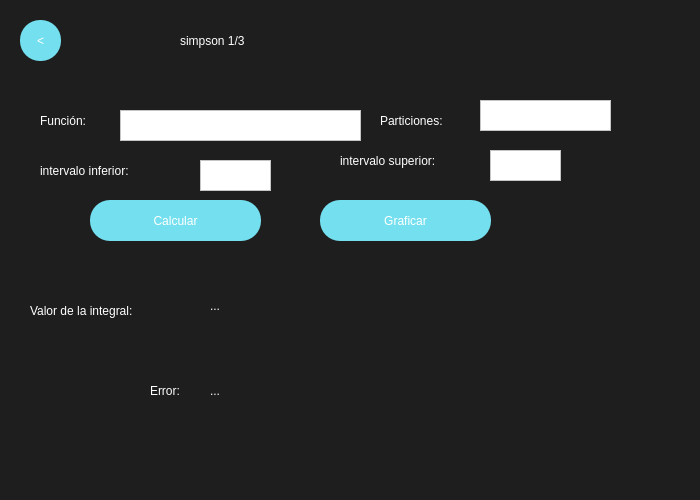
<?xml version="1.0" encoding="UTF-8"?>
<ui version="4.0">
 <class>MainWindow</class>
 <widget class="QMainWindow" name="MainWindow">
  <property name="geometry">
   <rect>
    <x>0</x>
    <y>0</y>
    <width>700</width>
    <height>500</height>
   </rect>
  </property>
  <property name="minimumSize">
   <size>
    <width>700</width>
    <height>500</height>
   </size>
  </property>
  <property name="maximumSize">
   <size>
    <width>1100</width>
    <height>500</height>
   </size>
  </property>
  <property name="windowTitle">
   <string>MainWindow</string>
  </property>
  <property name="styleSheet">
   <string notr="true">QWidget{
background-color:#1E1E1E;
}

QPushButton{
background-color:#74E0Ef;
color:white;
font: 30pt &quot;Impact&quot;;
border-radius:25px;
}

QPushButton:hover{
background-color:#7A63FF;
color:#74E0Ef;
font: 30pt &quot;Impact&quot;;
border-radius:30px;
}

</string>
  </property>
  <widget class="QWidget" name="centralwidget">
   <widget class="QLabel" name="label">
    <property name="geometry">
     <rect>
      <x>180</x>
      <y>10</y>
      <width>351</width>
      <height>61</height>
     </rect>
    </property>
    <property name="styleSheet">
     <string notr="true">color:white;
font: 50pt &quot;Impact&quot;;
</string>
    </property>
    <property name="text">
     <string>simpson 1/3</string>
    </property>
   </widget>
   <widget class="QPushButton" name="simp18BackButton">
    <property name="geometry">
     <rect>
      <x>20</x>
      <y>20</y>
      <width>41</width>
      <height>41</height>
     </rect>
    </property>
    <property name="styleSheet">
     <string notr="true">font: 20pt &quot;impact&quot;;
border-radius:20px;</string>
    </property>
    <property name="text">
     <string>&lt;</string>
    </property>
   </widget>
   <widget class="QPushButton" name="Simp13CalculateButton">
    <property name="geometry">
     <rect>
      <x>90</x>
      <y>200</y>
      <width>171</width>
      <height>41</height>
     </rect>
    </property>
    <property name="styleSheet">
     <string notr="true">font: 20pt &quot;impact&quot;;
border-radius:20px;</string>
    </property>
    <property name="text">
     <string>Calcular</string>
    </property>
   </widget>
   <widget class="QLabel" name="label_5">
    <property name="geometry">
     <rect>
      <x>30</x>
      <y>290</y>
      <width>171</width>
      <height>41</height>
     </rect>
    </property>
    <property name="styleSheet">
     <string notr="true">font:15pt&quot;Arial&quot;;
color:white;</string>
    </property>
    <property name="text">
     <string>Valor de la integral:</string>
    </property>
   </widget>
   <widget class="QLabel" name="label_2">
    <property name="geometry">
     <rect>
      <x>40</x>
      <y>110</y>
      <width>71</width>
      <height>21</height>
     </rect>
    </property>
    <property name="styleSheet">
     <string notr="true">color:white;
font:20px&quot;impact&quot;</string>
    </property>
    <property name="text">
     <string>Función:</string>
    </property>
   </widget>
   <widget class="QTextEdit" name="FuncionEntry">
    <property name="geometry">
     <rect>
      <x>120</x>
      <y>110</y>
      <width>241</width>
      <height>31</height>
     </rect>
    </property>
    <property name="styleSheet">
     <string notr="true">background-color: rgb(255, 255, 255);</string>
    </property>
   </widget>
   <widget class="QLabel" name="label_3">
    <property name="geometry">
     <rect>
      <x>40</x>
      <y>160</y>
      <width>151</width>
      <height>21</height>
     </rect>
    </property>
    <property name="styleSheet">
     <string notr="true">color:white;
font:20px&quot;impact&quot;</string>
    </property>
    <property name="text">
     <string>intervalo inferior:</string>
    </property>
   </widget>
   <widget class="QTextEdit" name="ExtIzqEntry">
    <property name="geometry">
     <rect>
      <x>200</x>
      <y>160</y>
      <width>71</width>
      <height>31</height>
     </rect>
    </property>
    <property name="styleSheet">
     <string notr="true">background-color: rgb(255, 255, 255);</string>
    </property>
   </widget>
   <widget class="QLabel" name="label_4">
    <property name="geometry">
     <rect>
      <x>340</x>
      <y>150</y>
      <width>151</width>
      <height>21</height>
     </rect>
    </property>
    <property name="styleSheet">
     <string notr="true">color:white;
font:20px&quot;impact&quot;</string>
    </property>
    <property name="text">
     <string>intervalo superior: </string>
    </property>
   </widget>
   <widget class="QTextEdit" name="ExtDerEntry">
    <property name="geometry">
     <rect>
      <x>490</x>
      <y>150</y>
      <width>71</width>
      <height>31</height>
     </rect>
    </property>
    <property name="styleSheet">
     <string notr="true">background-color: rgb(255, 255, 255);</string>
    </property>
   </widget>
   <widget class="QLabel" name="label_6">
    <property name="geometry">
     <rect>
      <x>380</x>
      <y>110</y>
      <width>101</width>
      <height>21</height>
     </rect>
    </property>
    <property name="styleSheet">
     <string notr="true">color:white;
font:20px&quot;impact&quot;</string>
    </property>
    <property name="text">
     <string>Particiones:</string>
    </property>
   </widget>
   <widget class="QTextEdit" name="ParticionesEntry">
    <property name="geometry">
     <rect>
      <x>480</x>
      <y>100</y>
      <width>131</width>
      <height>31</height>
     </rect>
    </property>
    <property name="styleSheet">
     <string notr="true">background-color: rgb(255, 255, 255);</string>
    </property>
   </widget>
   <widget class="QLabel" name="label_7">
    <property name="geometry">
     <rect>
      <x>150</x>
      <y>370</y>
      <width>51</width>
      <height>41</height>
     </rect>
    </property>
    <property name="styleSheet">
     <string notr="true">font:15pt&quot;Arial&quot;;
color:white;</string>
    </property>
    <property name="text">
     <string>Error:</string>
    </property>
   </widget>
   <widget class="QLabel" name="ResultError">
    <property name="geometry">
     <rect>
      <x>210</x>
      <y>370</y>
      <width>371</width>
      <height>41</height>
     </rect>
    </property>
    <property name="styleSheet">
     <string notr="true">font:15pt&quot;Arial&quot;;
color:white;</string>
    </property>
    <property name="text">
     <string>...</string>
    </property>
   </widget>
   <widget class="QLabel" name="ResultIntegral">
    <property name="geometry">
     <rect>
      <x>210</x>
      <y>290</y>
      <width>431</width>
      <height>31</height>
     </rect>
    </property>
    <property name="styleSheet">
     <string notr="true">color: rgb(255, 255, 255);
font:20px&quot;impact&quot;</string>
    </property>
    <property name="text">
     <string>...</string>
    </property>
    <property name="wordWrap">
     <bool>true</bool>
    </property>
   </widget>
   <widget class="QPushButton" name="Simp1GraficarButton">
    <property name="geometry">
     <rect>
      <x>320</x>
      <y>200</y>
      <width>171</width>
      <height>41</height>
     </rect>
    </property>
    <property name="styleSheet">
     <string notr="true">font: 20pt &quot;impact&quot;;
border-radius:20px;</string>
    </property>
    <property name="text">
     <string>Graficar</string>
    </property>
   </widget>
  </widget>
 </widget>
 <resources/>
 <connections/>
</ui>
